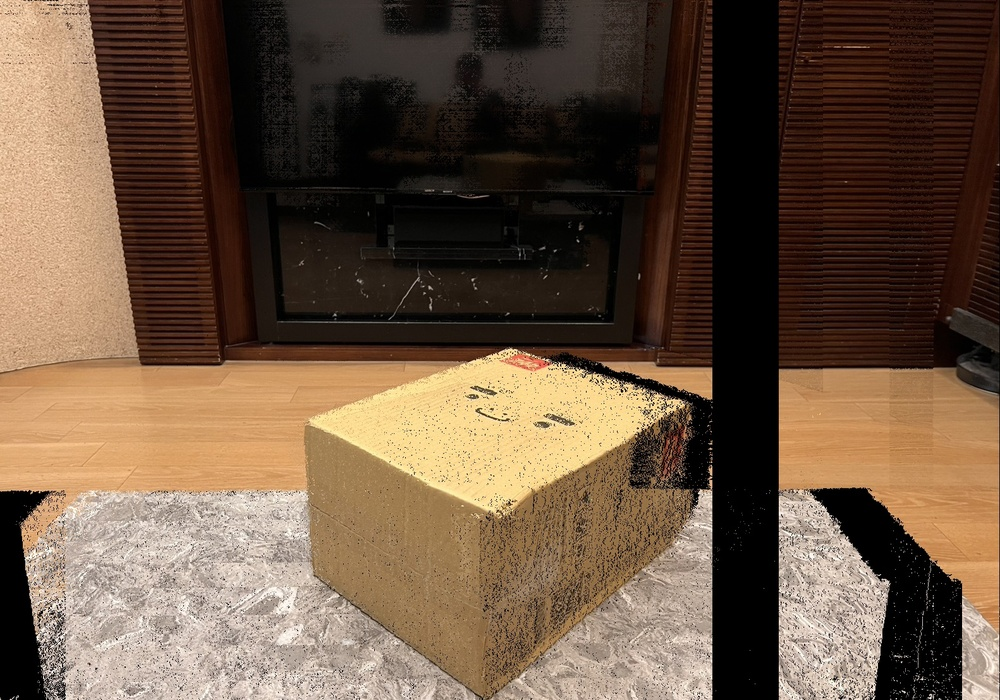
#> input picture 期末專題/color.jpg, 1000 x 700 px, shrunk from 1582 x 1107 before the run, given in place of color.png, which was not available
$ python dipr.py
#> lines starting #> are read from the running program, lines starting #| are printed output that depends on the picture; after the words box and inside, x2 and y2 are one past the last pixel; in counts of white or black regions, pixels touching at a corner belong together; pictures that were not available may be replaced by others from this repository, and a replacement may not be noted
import cv2
import numpy as np

def load_images(color_path, depth_path):
#> called with color_path = 'color.png', depth_path = 'depth.png'
    color = cv2.imread(color_path)
#> color is the input picture: shape (700, 1000, 3); mean B, G, R 65.5, 84.4, 106.3
    depth = cv2.imread(depth_path, cv2.IMREAD_UNCHANGED)
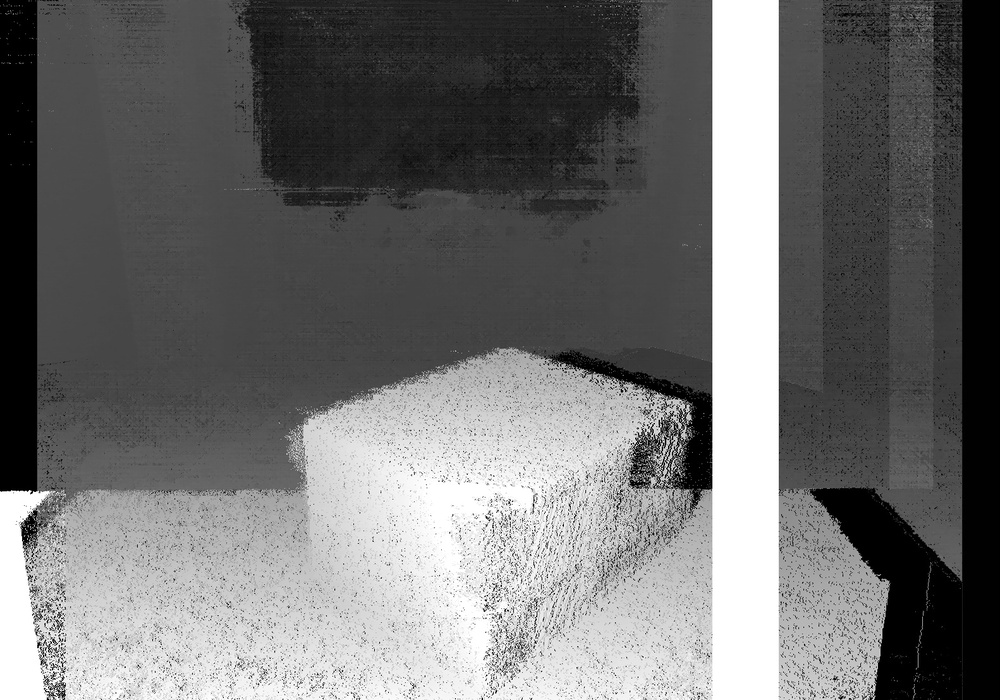
#> input picture 期末專題/depth.jpg, 1000 x 700 px, shrunk from 1582 x 1107 before the run, given in place of depth.png, which was not available
#> depth is the input picture: shape (700, 1000); min 0, max 255, mean 111.6
    if depth.ndim == 3:
        depth = cv2.cvtColor(depth, cv2.COLOR_BGR2GRAY)
    depth = depth.astype(np.float32)
    return color, depth

def dibr_synthesize(color_img, depth_map, fx=525.0, baseline=0.05):
#> called with fx = 525, baseline = 0.05
    h, w = depth_map.shape
#> h = 700; w = 1000
    virtual_img = np.zeros_like(color_img)

    # 建立像素座標網格
    x_coords, y_coords = np.meshgrid(np.arange(w), np.arange(h))

    # 計算位移
    z = depth_map.copy()
    z[z == 0] = 1  # 避免除以零
#> z: shape (700, 1000) float32; min 1, max 255, mean 111.6
    dx = (baseline * fx) / z
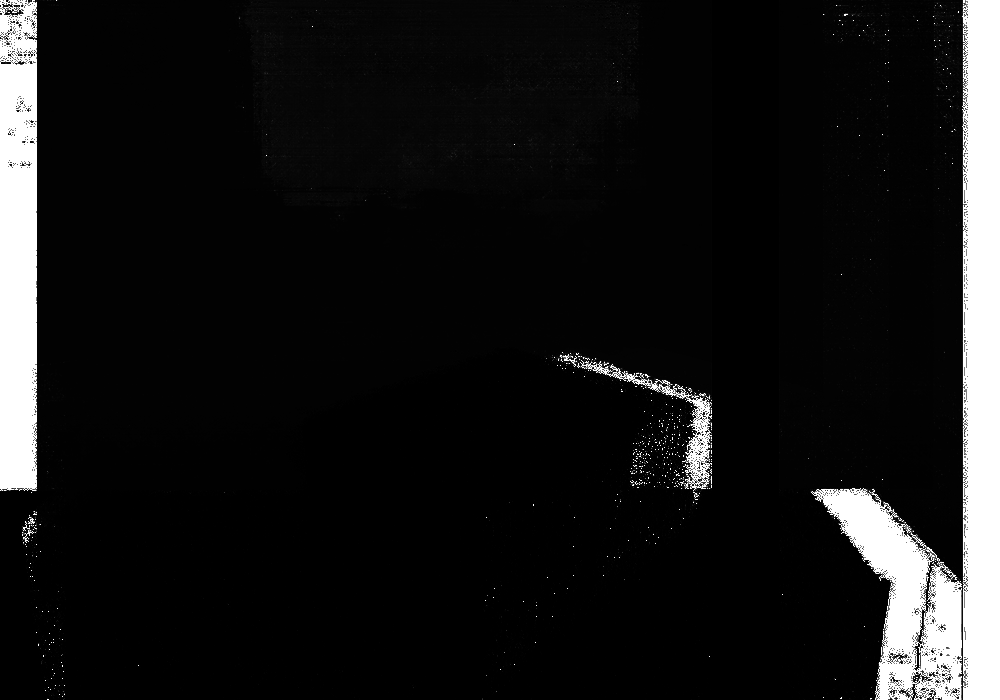
#> dx: shape (700, 1000) float32; min 0.103, max 26.25, mean 2.5; drawn with min black and max white
    x_virtual = (x_coords + dx).astype(np.int32)
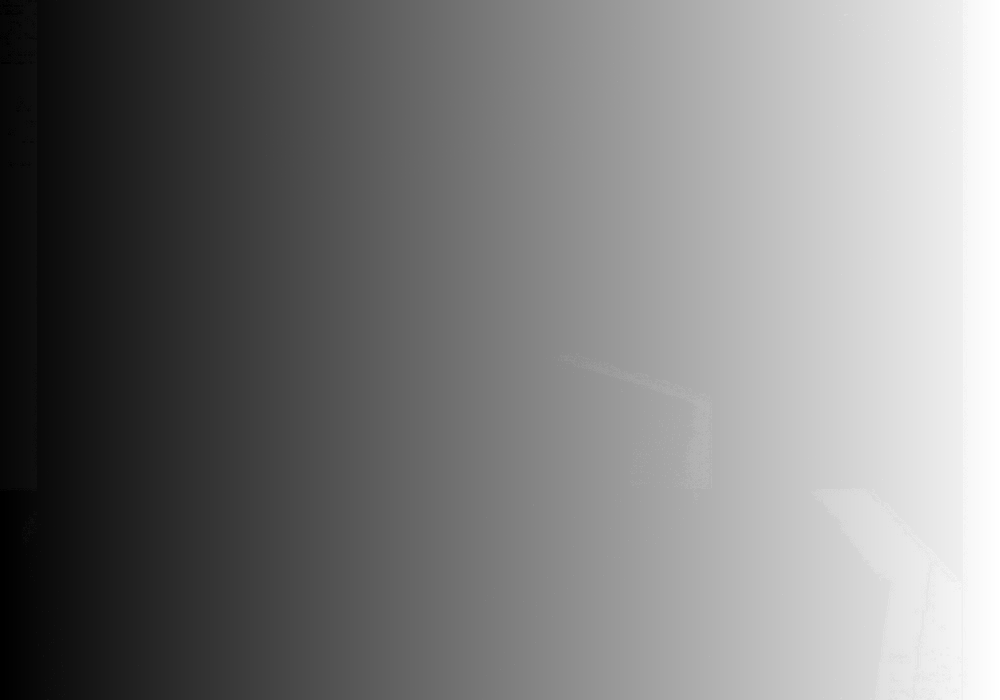
#> x_virtual: shape (700, 1000) int32; min 0, max 1025, mean 501.7; drawn with min black and max white

    # 過濾在畫面內的像素
    valid = (x_virtual >= 0) & (x_virtual < w)
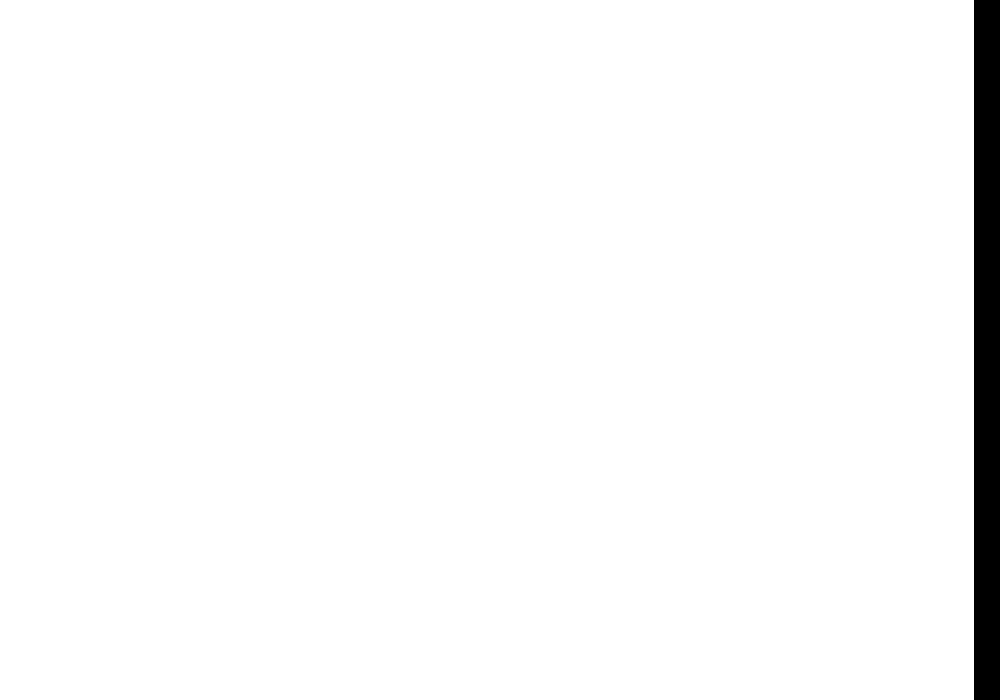
#> valid: shape (700, 1000) bool; 97.4% white; 1 black region, box (x1, y1, x2, y2) and area: (974, 0, 1000, 700) 18200
    y_valid = y_coords[valid]
    x_valid = x_coords[valid]
    x_virtual_valid = x_virtual[valid]

    virtual_img[y_valid, x_virtual_valid] = color_img[y_valid, x_valid]
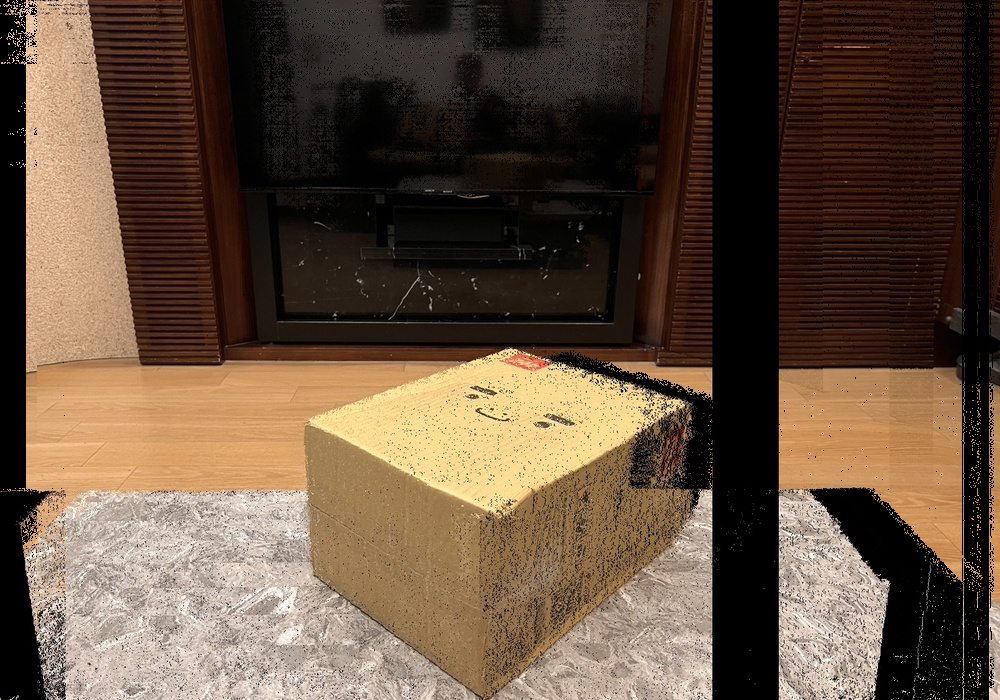
#> virtual_img: shape (700, 1000, 3); mean B, G, R 61.2, 78.7, 98.9

    return virtual_img

if __name__ == "__main__":
    color_img, depth_map = load_images("color.png", "depth.png")
    virtual_view = dibr_synthesize(color_img, depth_map, fx=525.0, baseline=0.05)

    cv2.imwrite("virtual_view.png", virtual_view)
    cv2.imshow("Virtual View", virtual_view)
    cv2.waitKey(0)
    cv2.destroyAllWindows()
